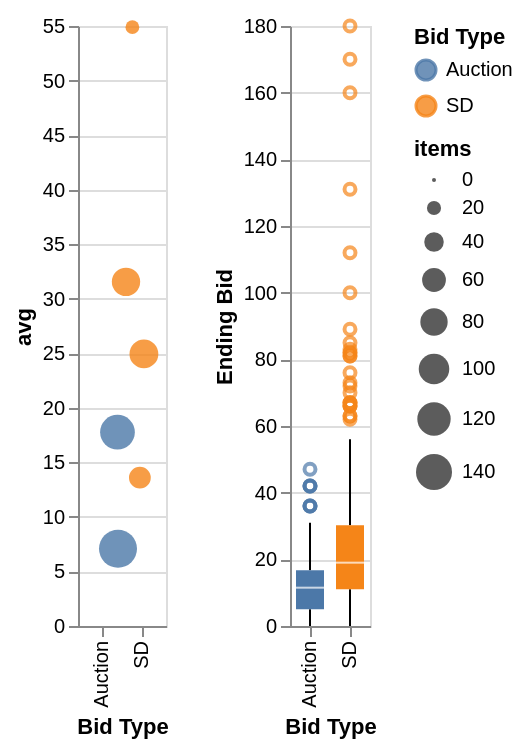

Write notebook code for a chart like this one.
### Code cell
dots = (alt.Chart(dv).transform_aggregate(avg="mean(Ending Bid)", items="count()", groupby=["stream", "Bid Type"])
        .transform_calculate(j="random()")
        .mark_circle(opacity=0.8).encode(x="Bid Type:N", xOffset="j:Q", y="avg:Q", size="items:Q", color="Bid Type:N",
                                         tooltip=["stream:N", "avg:Q", "items:Q"]))
box = alt.Chart(dv).mark_boxplot().encode(x="Bid Type:N", y="Ending Bid:Q", color="Bid Type:N")
dots | box

### Figure 1 — Vega-Lite specification as saved in the notebook (floating-point values rounded to 4 significant figures; data arrays with more than 128 entries replaced by an {"elided": "..."} marker saying what was removed)
{"config": {"view": {"continuousWidth": 300, "continuousHeight": 300}}, "hconcat": [{"mark": {"type": "circle", "opacity": 0.8}, "encoding": {"color": {"field": "Bid Type", "type": "nominal"}, "size": {"field": "items", "type": "quantitative"}, "tooltip": [{"field": "stream", "type": "nominal"}, {"field": "avg", "type": "quantitative"}, {"field": "items", "type": "quantitative"}], "x": {"field": "Bid Type", "type": "nominal"}, "xOffset": {"field": "j", "type": "quantitative"}, "y": {"field": "avg", "type": "quantitative"}}, "transform": [{"aggregate": [{"op": "mean", "field": "Ending Bid", "as": "avg"}, {"op": "count", "as": "items"}], "groupby": ["stream", "Bid Type"]}, {"calculate": "random()", "as": "j"}]}, {"mark": {"type": "boxplot"}, "encoding": {"color": {"field": "Bid Type", "type": "nominal"}, "x": {"field": "Bid Type", "type": "nominal"}, "y": {"field": "Ending Bid", "type": "quantitative"}}}], "data": {"name": "data-d18befe0801b9c72d31767faf492b44e"}, "$schema": "https://vega.github.io/schema/vega-lite/v5.20.1.json", "datasets": {"data-d18befe0801b9c72d31767faf492b44e": {"elided": "530 records"}}}
